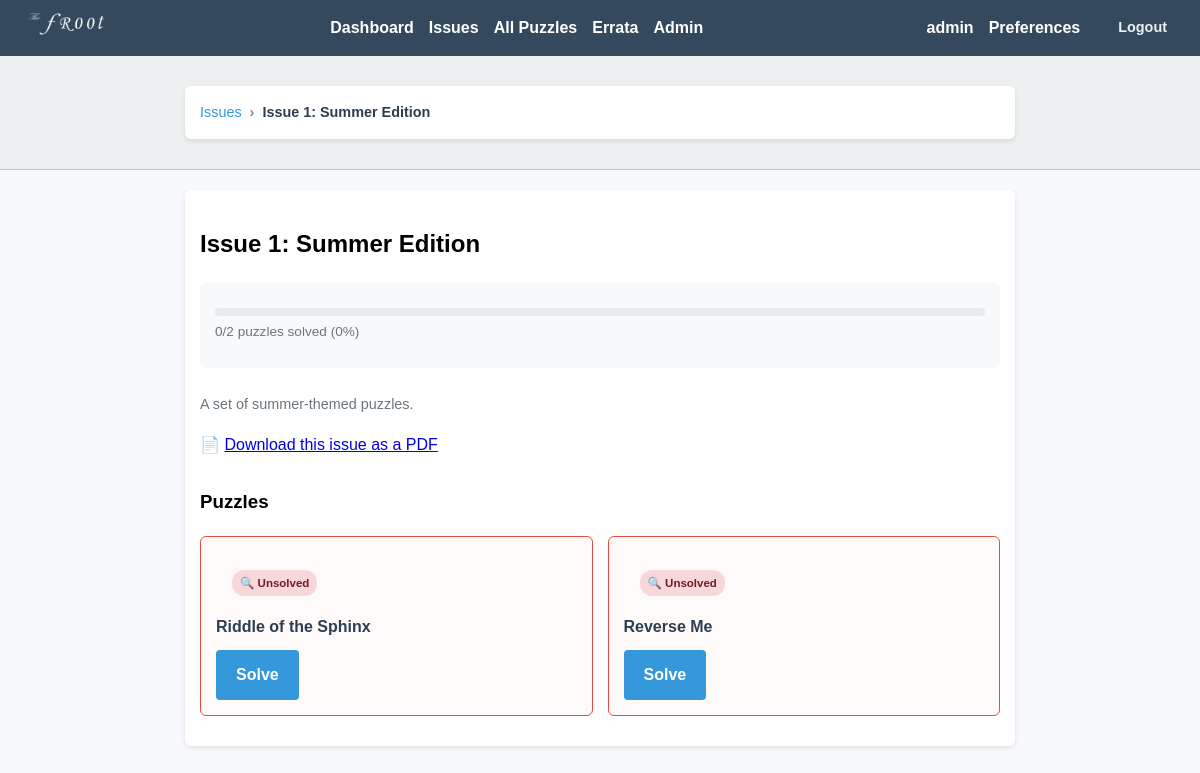
/issue/1 (signed in), run on the app's committed database.
### app/models.py (models this page shows, shortened)
class User(UserMixin, db.Model):
    id = db.Column(db.Integer, primary_key=True)
    username = db.Column(db.String(150), unique=True, nullable=False)
    email = db.Column(db.String(150), unique=True, nullable=False)
    display_name = db.Column(db.String(150), nullable=True)
    password_hash = db.Column(db.String(200), nullable=False)
    is_admin = db.Column(db.Boolean, default=False)
    email_notifications = db.Column(db.Boolean, default=True)
    notify_new_issues = db.Column(db.Boolean, default=True)
    notify_new_hints = db.Column(db.Boolean, default=True)
    submissions = db.relationship('Submission', backref='user', lazy=True)

class Issue(db.Model):
    id = db.Column(db.Integer, primary_key=True)
    title = db.Column(db.String(200), nullable=False)
    description = db.Column(db.Text, nullable=True)
    pdf_filename = db.Column(db.String(200), nullable=True)
    answer_pdf_filename = db.Column(db.String(200), nullable=True)
    available_date = db.Column(db.DateTime(timezone=True), nullable=False, default=lambda: datetime.now(timezone.utc))
    puzzles = db.relationship('Puzzle', backref='issue', lazy=True)

class Puzzle(db.Model):
    id = db.Column(db.Integer, primary_key=True)
    title = db.Column(db.String(200), nullable=False)
    description = db.Column(db.Text, nullable=False)
    answer_hash = db.Column(db.String(200), nullable=False)
    created_at = db.Column(db.DateTime, default=lambda: datetime.now(timezone.utc))
    issue_id = db.Column(db.Integer, db.ForeignKey('issue.id'), nullable=True)
    hints = db.relationship('Hint', backref='puzzle', lazy=True)
    submissions = db.relationship('Submission', backref='puzzle', lazy=True)

### app/puzzles.py (the view)
@puzzle_bp.route('/issue/<int:issue_id>')
@login_required
def issue_detail(issue_id):
    issue = Issue.query.get_or_404(issue_id)
    now = datetime.now(timezone.utc)
    if compare_dates(now, issue.available_date):
        return render_template('issue_locked.html', issue=issue)
    puzzles = issue.puzzles
    correct_subs = Submission.query.filter(
        Submission.user_id == current_user.id,
        Submission.puzzle_id.in_([p.id for p in puzzles]),
        Submission.is_correct == True
    ).all()
    solved_lookup = {sub.puzzle_id: sub for sub in correct_subs}
    return render_template(
        'issue_detail.html',
        issue=issue,
        solved_lookup=solved_lookup
    )

### app/utils.py (called while the page is built)
def compare_dates(date1, date2):
    if date1 and date1.tzinfo is None:
        date1 = date1.replace(tzinfo=timezone.utc)
    if date2 and date2.tzinfo is None:
        date2 = date2.replace(tzinfo=timezone.utc)
    return date1 < date2

### app/templates/issue_detail.html (shortened to what this page needs)
{% extends "base.html" %}
{% block breadcrumbs %}
<div class="breadcrumbs">
  <div class="container">
    <a href="{{ url_for('puzzle.list_issues') }}">Issues</a>
    <span class="breadcrumb-separator">›</span>
    <span class="breadcrumb-current">{{ issue.title }}</span>
  </div>
</div>
{% endblock %}
{% block content %}
<div class="issue-header">
  <h2>{{ issue.title }}</h2>
  <div class="issue-progress-summary">
    {% set solved_count = solved_lookup|length %}
    {% set total_count = issue.puzzles|length %}
    {% set progress_percentage = (solved_count / total_count * 100) if total_count > 0 else 0 %}
    <div class="progress-container">
      <div class="progress-bar">
      </div>
      <span class="progress-text">{{ solved_count }}/{{ total_count }} puzzles solved ({{ "%.0f"|format(progress_percentage) }}%)</span>
    </div>
  </div>
</div>
{% if issue.description %}
  <div class="issue-description">
    <p>{{ issue.description }}</p>
  </div>
{% endif %}
{% if issue.pdf_filename or issue.answer_pdf_filename %}
  <div class="issue-downloads">
    {% if issue.pdf_filename %}
      <p>
        📄 <a href="{{ url_for('static', filename='pdfs/' + issue.pdf_filename) }}" target="_blank" download>
          Download this issue as a PDF
        </a>
      </p>
    {% endif %}
  </div>
{% endif %}
<div class="puzzles-section">
  <h3>Puzzles</h3>
  <div class="puzzles-grid">
    {% for puzzle in issue.puzzles %}
      <div class="puzzle-card {% if puzzle.id in solved_lookup %}solved{% else %}unsolved{% endif %}">
        <div class="puzzle-status">
          {% if puzzle.id in solved_lookup %}
            <span class="status-badge solved">✅ Solved</span>
          {% else %}
            <span class="status-badge unsolved">🔍 Unsolved</span>
          {% endif %}
        </div>
        <h4><a href="{{ url_for('puzzle.puzzle_detail', puzzle_id=puzzle.id) }}">{{ puzzle.title }}</a></h4>
        <div class="puzzle-actions">
          <a href="{{ url_for('puzzle.puzzle_detail', puzzle_id=puzzle.id) }}" class="action-btn">
            {% if puzzle.id in solved_lookup %}Review{% else %}Solve{% endif %}
          </a>
        </div>
      </div>
    {% endfor %}
  </div>
</div>
{% endblock %}

### app/templates/base.html (shortened to what this page needs)
<!DOCTYPE html>
<html>
<head>
    <link rel="stylesheet" href="{{ url_for('static', filename='style.css') }}">
</head>
<body>
  <nav>
    <div class="nav-content">
      <div class="nav-logo">
        <img src="{{ url_for('static', filename='img/logo.png') }}" alt="Logo">
      </div>
      <div class="nav-links">
        {% if current_user.is_authenticated %}
            <a href="{{ url_for('puzzle.user_dashboard') }}">Dashboard</a>
            <a href="{{ url_for('puzzle.list_issues') }}">Issues</a>
            <a href="{{ url_for('puzzle.list_puzzles') }}">All Puzzles</a>
            <a href="{{ url_for('puzzle.errata_list') }}">Errata</a>
            {% if current_user.is_admin %}
                <a href="{{ url_for('admin.dashboard') }}">Admin</a>
            {% endif %}
        {% else %}
            <a href="{{ url_for('main.index') }}">Home</a>
            <a href="{{ url_for('puzzle.errata_list') }}">Errata</a>
            <a href="{{ url_for('auth.login') }}">Login</a>
            <a href="{{ url_for('auth.register') }}">Register</a>
        {% endif %}
      </div>
      {% if current_user.is_authenticated %}
        <div class="user-profile">
          <div class="user-info">
            <span class="user-name">{{ current_user.username }}</span>
            <a href="{{ url_for('auth.preferences') }}" class="preferences-link">Preferences</a>
            <a href="{{ url_for('auth.logout') }}" class="logout-link">Logout</a>
          </div>
        </div>
      {% endif %}
    </div>
</nav>
  {% block breadcrumbs %}{% endblock %}
  <div class="container">
        {% block content %}{% endblock %}
    </div>
</body>
</html>

### app/static/style.css (style rules this page uses)
body { font-family: Arial, sans-serif; background-color: #f7f9fc; margin: 0; padding: 0; line-height: 1.6; }
nav { background-color: #34495e; padding: 10px; color: white; }
.nav-content { display: flex; justify-content: space-between; align-items: center; gap: 20px; }
.nav-links { display: flex; align-items: center; }
nav a { color: white; margin-right: 15px; text-decoration: none; font-weight: bold; }
.nav-logo img { height: 28px; width: auto; }
.user-profile { display: flex; align-items: center; }
.user-info { display: flex; align-items: center; gap: 15px; }
.user-name { color: white; font-weight: bold; }
.logout-link { color: #ecf0f1; text-decoration: none; font-size: 0.9em; padding: 4px 8px; border-radius: 4px; transition: background-color 0.3s ease; }
.breadcrumbs { background-color: #ecf0f1; border-bottom: 1px solid #bdc3c7; padding: 10px 0; }
.breadcrumbs .container { display: flex; align-items: center; gap: 8px; font-size: 0.9em; }
.breadcrumbs a { color: #3498db; text-decoration: none; }
.breadcrumb-separator { color: #7f8c8d; font-weight: bold; }
.breadcrumb-current { color: #2c3e50; font-weight: 600; }
.container { max-width: 800px; margin: 20px auto; padding: 15px; background-color: white; border-radius: 6px; box-shadow: 0 2px 5px rgba(0, 0, 0, 0.1); }
.action-btn { display: inline-block; padding: 12px 20px; background-color: #3498db; color: white; text-decoration: none; border-radius: 4px; text-align: center; font-weight: bold; transition: background-color 0.3s; }
.issue-header { margin-bottom: 15px; }
.progress-container { margin: 10px 0; }
.progress-bar { width: 100%; height: 8px; background: #e9ecef; border-radius: 4px; overflow: hidden; }
.progress-text { font-size: 0.85em; color: #6c757d; margin-top: 5px; display: block; }
.issue-description { color: #6c757d; font-size: 0.9em; margin: 10px 0; }
.issue-progress-summary { margin: 15px 0 25px 0; padding: 15px; background: #f8f9fa; border-radius: 6px; }
.puzzles-section { margin-top: 30px; }
.puzzles-grid { display: grid; grid-template-columns: repeat(auto-fill, minmax(280px, 1fr)); gap: 15px; margin: 15px 0; }
.puzzle-card { background: white; border: 1px solid #ddd; border-radius: 6px; padding: 15px; transition: border-color 0.3s ease; }
.puzzle-card.unsolved { border-color: #e74c3c; background: #fffafa; }
.puzzle-status { margin-bottom: 10px; }
.status-badge { padding: 4px 8px; border-radius: 12px; font-size: 0.8em; font-weight: bold; }
.status-badge.unsolved { background: #f8d7da; color: #721c24; }
.puzzle-card h4 { margin: 0 0 10px 0; color: #2c3e50; }
.puzzle-card h4 a { color: #2c3e50; text-decoration: none; }
.puzzle-actions { margin-top: 10px; }
.puzzle-status { display: inline-flex; align-items: center; gap: 8px; padding: 8px 16px; border-radius: 20px; font-weight: 600; font-size: 0.9em; margin-top: 10px; }

### data on the page
User: username "admin"
Issue: title "Issue 1: Summer Edition", description "A set of summer-themed puzzles."
Puzzle: shows "🔍 Unsolved", title "Riddle of the Sphinx", shows "Solve"
Puzzle: shows "🔍 Unsolved", title "Reverse Me", shows "Solve"

### other printed values
{{ solved_count }} "0"
{{ total_count }} "2"
{{ "%.0f"|format(progress_percentage) }} "0"
